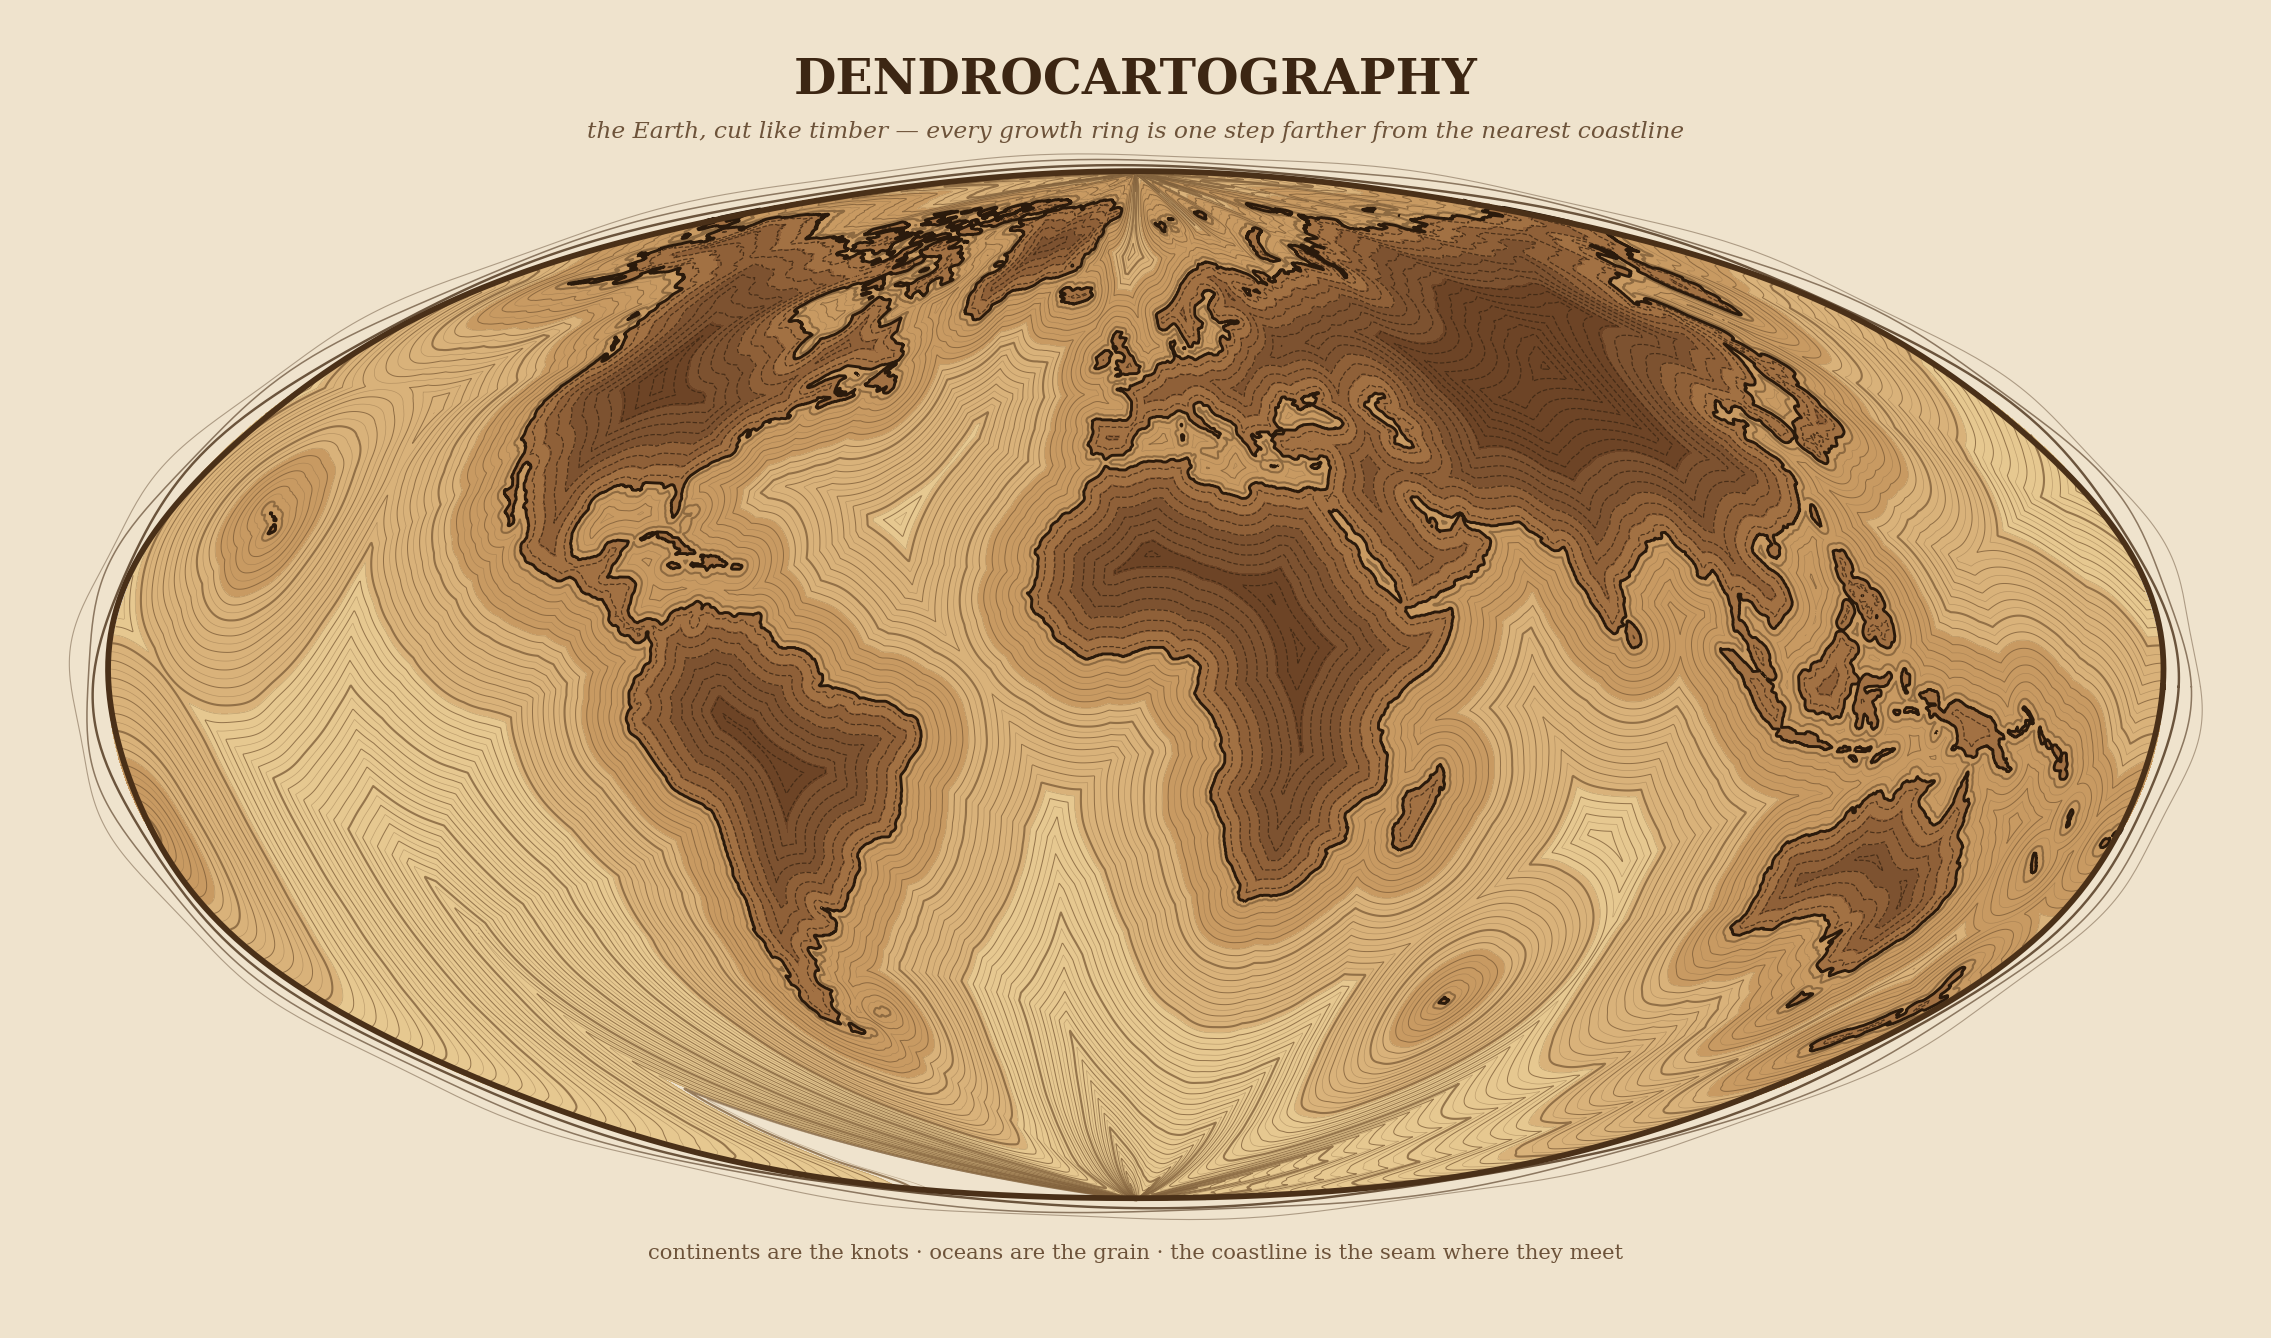

Recreate this plot in Python.
"""DENDROCARTOGRAPHY — the Earth as a cross-cut slab of wood.

Every "growth ring" on this slab is an iso-distance contour from the
nearest coastline: the oceans grain outward ring by ring, and the
continents sit in the timber as knots. A Hammer projection gives the
slab its elliptical cross-section.

Method: rasterize the Natural Earth land polygons to a mask, take a
Euclidean distance transform in both directions (scipy), perturb the
signed field with low-frequency noise so the grain wanders like real
wood, then contour it in projected space.
"""

import numpy as np
import geopandas as gpd
import shapely
from scipy import ndimage
from matplotlib import pyplot as plt

WORLD_SHP = "/tmp/gpd14/geopandas/datasets/naturalearth_lowres/naturalearth_lowres.shp"
rng = np.random.default_rng(11)

# --------------------------------------------------------------- land mask
NX, NY = 2600, 1300
lon = np.linspace(-180, 180, NX)
lat = np.linspace(-90, 90, NY)
LON, LAT = np.meshgrid(lon, lat)

world = gpd.read_file(WORLD_SHP)
world = world[world["continent"] != "Antarctica"]   # keep the slab clean
land_geom = shapely.union_all(world.geometry.values)
shapely.prepare(land_geom)
mask = shapely.contains_xy(land_geom, LON.ravel(), LAT.ravel()).reshape(LAT.shape)
print("land mask done")

# --------------------------------------------------- signed distance field
d_ocean = ndimage.distance_transform_edt(~mask)   # rings spreading over sea
d_land = ndimage.distance_transform_edt(mask)     # rings tightening inland
signed = np.where(mask, -d_land, d_ocean) * (360.0 / NX)  # in degrees

# wood never grows in perfect circles: let the grain wander
def billow(shape, octaves=4, base=6):
    out = np.zeros(shape)
    for o in range(octaves):
        small = rng.normal(0, 1, (base * 2**o, base * 2**o * 2))
        out += ndimage.zoom(small, (shape[0] / small.shape[0],
                                    shape[1] / small.shape[1]), order=3) / 2**o
    return out / np.abs(out).max()

grain = billow(signed.shape)
signed_w = signed + 1.6 * grain + 0.35 * grain**2 * np.sign(signed)
print("distance field done")

# ------------------------------------------------------ Hammer projection
def hammer(lon_deg, lat_deg):
    lam = np.radians(lon_deg) / 2.0
    phi = np.radians(lat_deg)
    d = np.sqrt(1 + np.cos(phi) * np.cos(lam))
    return (2 * np.sqrt(2) * np.cos(phi) * np.sin(lam) / d,
            np.sqrt(2) * np.sin(phi) / d)

PX, PY = hammer(LON, LAT)

# --------------------------------------------------------------- the slab
PAPER = "#efe3cd"
fig, ax = plt.subplots(figsize=(19, 10.4), dpi=160)
fig.patch.set_facecolor(PAPER)
ax.set_facecolor(PAPER)
ax.set_aspect("equal")
ax.axis("off")

# heartwood vs sapwood: warm fill that darkens toward the continents' core
ax.contourf(PX, PY, signed_w,
            levels=[-40, -12, -6, -2.5, 0, 8, 22, 60],
            colors=["#6d4426", "#7d5230", "#8f6038", "#a27143",
                    "#c89a62", "#d9b27a", "#e6c890"],
            zorder=1)

# ocean grain: one ring roughly every 2 degrees of sea
sea_levels = np.arange(1.0, 62, 2.0)
ax.contour(PX, PY, signed_w, levels=sea_levels, colors="#7a5a36",
           linewidths=np.where(np.arange(len(sea_levels)) % 5 == 0, 0.95, 0.45),
           alpha=0.75, zorder=2)
# fine intermediate grain
ax.contour(PX, PY, signed_w, levels=sea_levels + 1.0, colors="#8a6a44",
           linewidths=0.3, alpha=0.45, zorder=2)

# knots: rings tightening into the landmass interiors
land_levels = np.arange(-38, 0.1, 1.6)
ax.contour(PX, PY, signed_w, levels=land_levels, colors="#3c2613",
           linewidths=0.55, alpha=0.8, zorder=3)

# the coastline itself: the seam where knot meets grain
ax.contour(PX, PY, signed_w, levels=[0.0], colors="#2a1a0c",
           linewidths=1.3, zorder=4)

# bark: the elliptical rim of the slab
t = np.linspace(0, 2 * np.pi, 720)
bw, bh = 2 * np.sqrt(2), np.sqrt(2)
for k, (s, lw, a) in enumerate([(1.000, 2.6, 1.0), (1.012, 1.1, 0.8),
                                (1.024, 0.7, 0.6), (1.036, 0.5, 0.4)]):
    wob = 1 + 0.004 * np.sin(t * (9 + 3 * k) + k)
    ax.plot(bw * s * wob * np.cos(t), bh * s * wob * np.sin(t),
            color="#4a3018", lw=lw, alpha=a, zorder=5)

ax.text(0, bh + 0.22, "DENDROCARTOGRAPHY", ha="center", color="#3c2613",
        fontsize=22, family="DejaVu Serif", weight="bold")
ax.text(0, bh + 0.10, "the Earth, cut like timber — every growth ring is one "
        "step farther from the nearest coastline",
        ha="center", color="#6d533a", fontsize=10.5, family="DejaVu Serif",
        style="italic")
ax.text(0, -bh - 0.16, "continents are the knots · oceans are the grain · "
        "the coastline is the seam where they meet",
        ha="center", color="#6d533a", fontsize=9.5, family="DejaVu Serif")

ax.set_xlim(-bw - 0.22, bw + 0.22)
ax.set_ylim(-bh - 0.30, bh + 0.40)

fig.savefig("map-art/03_dendrocartography.png", facecolor=PAPER,
            bbox_inches="tight", pad_inches=0.18)
print("wrote map-art/03_dendrocartography.png")
